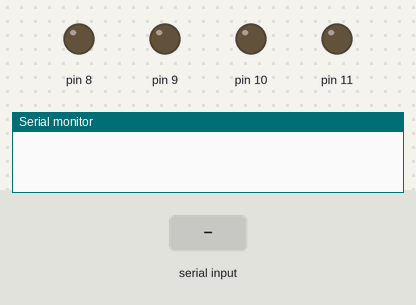
This sketch was run on a simulated Arduino Uno, built with avr-gcc and run on an emulated ATmega328P. On the bench: output pins drawn as LEDs (lit = HIGH), the last lines printed to the serial monitor. The test bench sets the inputs (shaded band).

Above: at 1.2 s.
1.3 s: "1" received over Serial
At 2.0 s:
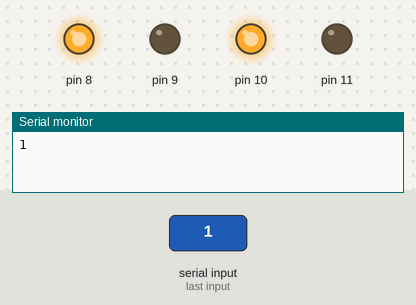
3.0 s: "2" received over Serial
At 4.4 s:
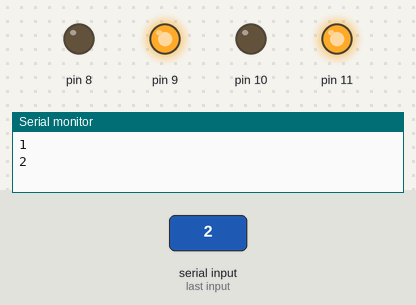
4.7 s: "3" received over Serial
At 5.8 s:
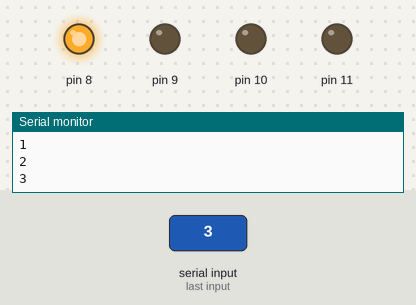
6.3 s: "4" received over Serial
At 7.0 s:
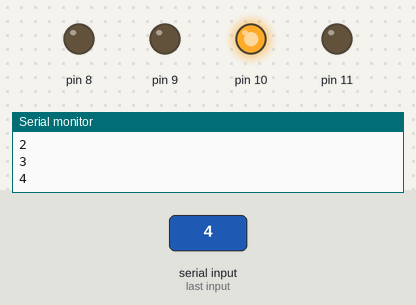
7.9 s: "0" received over Serial
At 9.4 s:
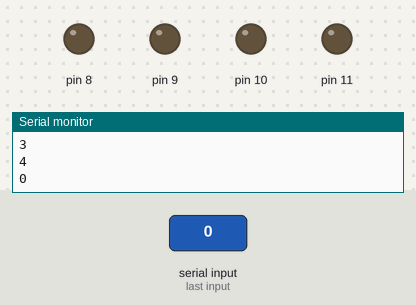
Timing chart, 0 to 10.5 s (numbered marks = the images above; inputs shaded):
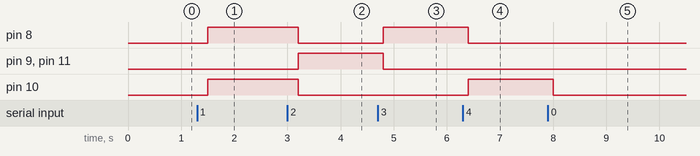

Measured:
- after the input at 1.3 s, pin 8, pin 10: LOW → HIGH after 0.20 s
- after the input at 3.0 s, pin 8, pin 10: HIGH → LOW after 0.20 s; pin 9, pin 11: LOW → HIGH after 0.20 s
- after the input at 4.7 s, pin 8: LOW → HIGH after 0.10 s; pin 9, pin 11: HIGH → LOW after 0.10 s
- after the input at 6.3 s, pin 8: HIGH → LOW after 0.10 s; pin 10: LOW → HIGH after 0.10 s
- after the input at 7.9 s, pin 10: HIGH → LOW after 0.10 s

The sketch:

car.ino
```cpp
 char t;


void setup() {
pinMode(8,OUTPUT);
pinMode(9,OUTPUT);
pinMode(10,OUTPUT);
pinMode(11,OUTPUT);

Serial.begin(9600);}

void loop() {


  if(Serial.available())
  {t=Serial.read();
  Serial.println(t);
  }


 else if(t=='1')
  {digitalWrite(8,HIGH);
  digitalWrite(10,HIGH);
  digitalWrite(9,LOW);
  digitalWrite(11,LOW);}
  else if(t=='2')
  {digitalWrite(9,HIGH);
  digitalWrite(11,HIGH);
  digitalWrite(8,LOW);
  digitalWrite(10,LOW);}
  else if(t=='3')
  {digitalWrite(8,HIGH);
  digitalWrite(9,LOW);
  digitalWrite(10,LOW);
  digitalWrite(11,LOW);}
  else if(t=='4')
  {digitalWrite(9,LOW);
  digitalWrite(8,LOW);
  digitalWrite(10,HIGH);
  digitalWrite(11,LOW);}
  else if(t=='0')
  {digitalWrite(11,LOW);
  digitalWrite(10,LOW);
  digitalWrite(9,LOW);
  digitalWrite(8,LOW);}


delay(100);
}
```
